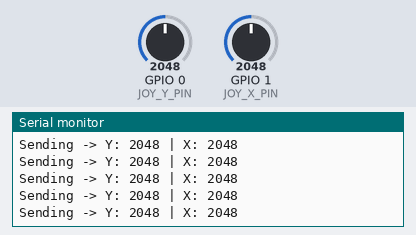
The sketch below on a simulated Seeed XIAO ESP32-C3. On the bench: the last lines printed to the serial monitor. The test bench sets the inputs (shaded band); at power-on: GPIO 0 (JOY_Y_PIN) = 2048, GPIO 1 (JOY_X_PIN) = 2048.

Above: at 1.2 s.
1.3 s: GPIO 0 (JOY_Y_PIN) set to 2866
At 1.33 s:
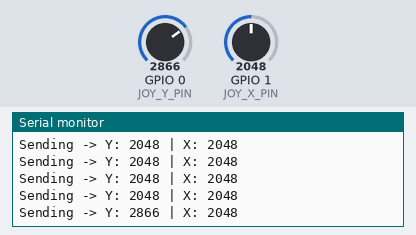
2.8 s: GPIO 1 (JOY_X_PIN) set to 2866
At 2.8 s:
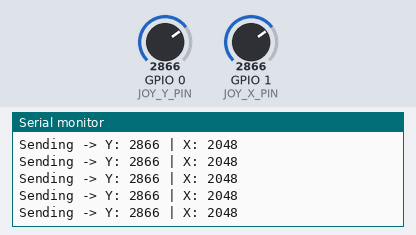
4.3 s: GPIO 0 (JOY_Y_PIN) set to 3603
At 4.33 s:
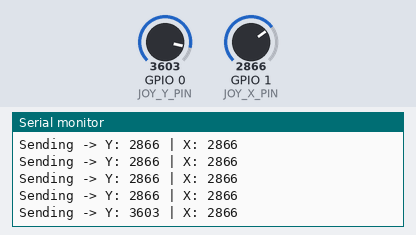
5.8 s: GPIO 1 (JOY_X_PIN) set to 3603
At 5.8 s:
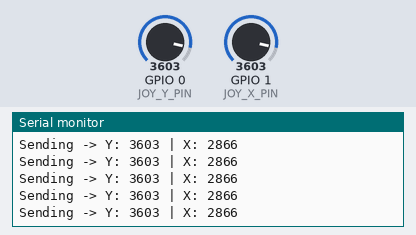
Timing chart, 0 to 8.3 s (numbered marks = the images above; inputs shaded):
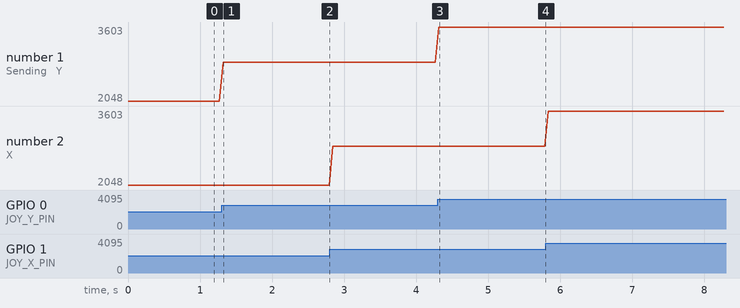

The sketch:

controller.ino
```cpp
#include <esp_now.h>
#include <WiFi.h>

// Analog stick: Y -> GPIO0, X -> GPIO1
// NOTE: this board is an ESP32-C3 Super Mini, not a XIAO - its pin
// numbers ARE the literal GPIO numbers, there's no A0/A1 alias here.
// Make sure Tools > Board is set to a plain "ESP32C3 Dev Module",
// not "XIAO_ESP32C3" - the wrong board definition silently points
// A0/A1 at the wrong physical pins.
#define JOY_Y_PIN 0
#define JOY_X_PIN 1

// Broadcast MAC - sends to any listening ESP32, no pairing needed
uint8_t broadcastAddress[] = {0xFF, 0xFF, 0xFF, 0xFF, 0xFF, 0xFF};

// Just the joystick for now - nothing else.
typedef struct struct_message {
  int joy_y;
  int joy_x;
} struct_message;

struct_message myData;
esp_now_peer_info_t peerInfo;

void setup() {
  Serial.begin(115200);
  WiFi.mode(WIFI_STA);

  if (esp_now_init() != ESP_OK) {
    Serial.println("Error initializing ESP-NOW");
    return;
  }

  memcpy(peerInfo.peer_addr, broadcastAddress, 6);
  peerInfo.channel = 0;
  peerInfo.encrypt = false;
  if (esp_now_add_peer(&peerInfo) != ESP_OK) {
    Serial.println("Failed to add peer");
    return;
  }

  Serial.println("Controller ready. Starting transmission...");
}

void loop() {
  myData.joy_y = analogRead(JOY_Y_PIN);
  myData.joy_x = analogRead(JOY_X_PIN);

  Serial.print("Sending -> Y: "); Serial.print(myData.joy_y);
  Serial.print(" | X: "); Serial.println(myData.joy_x);

  esp_now_send(broadcastAddress, (uint8_t *) &myData, sizeof(myData));

  delay(50);
}
```

Measured:
- after the input at 1.3 s, the serial monitor: prints a new line at once (image 1)
- after the input at 4.3 s, the serial monitor: prints a new line at once (image 3)
- plotted number 1: 2048 → 2866 after the input at 1.3 s, 2866 → 3603 after the input at 4.3 s
